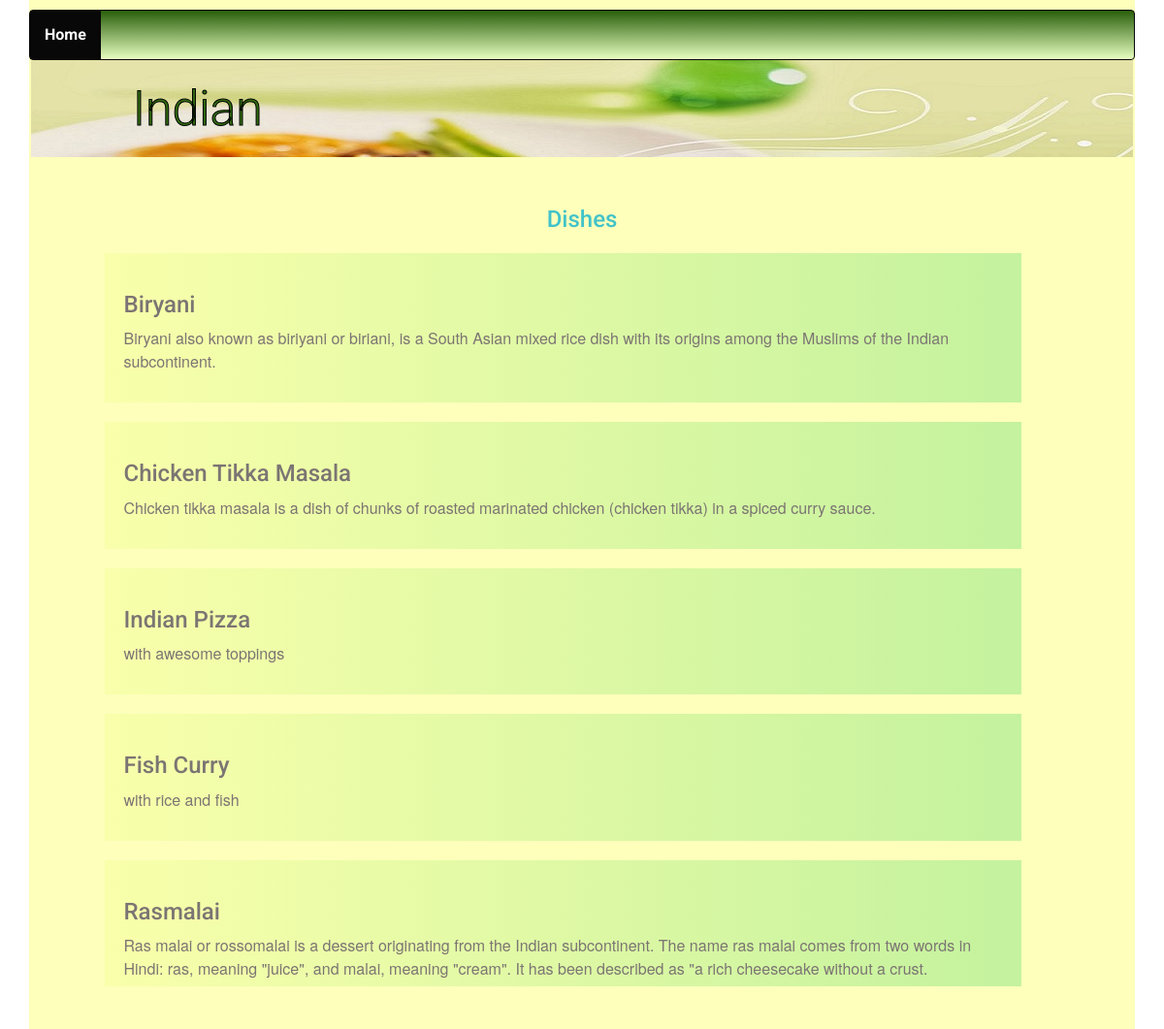
/cuisines/1/dish/, run on an earlier commit of the app's database.
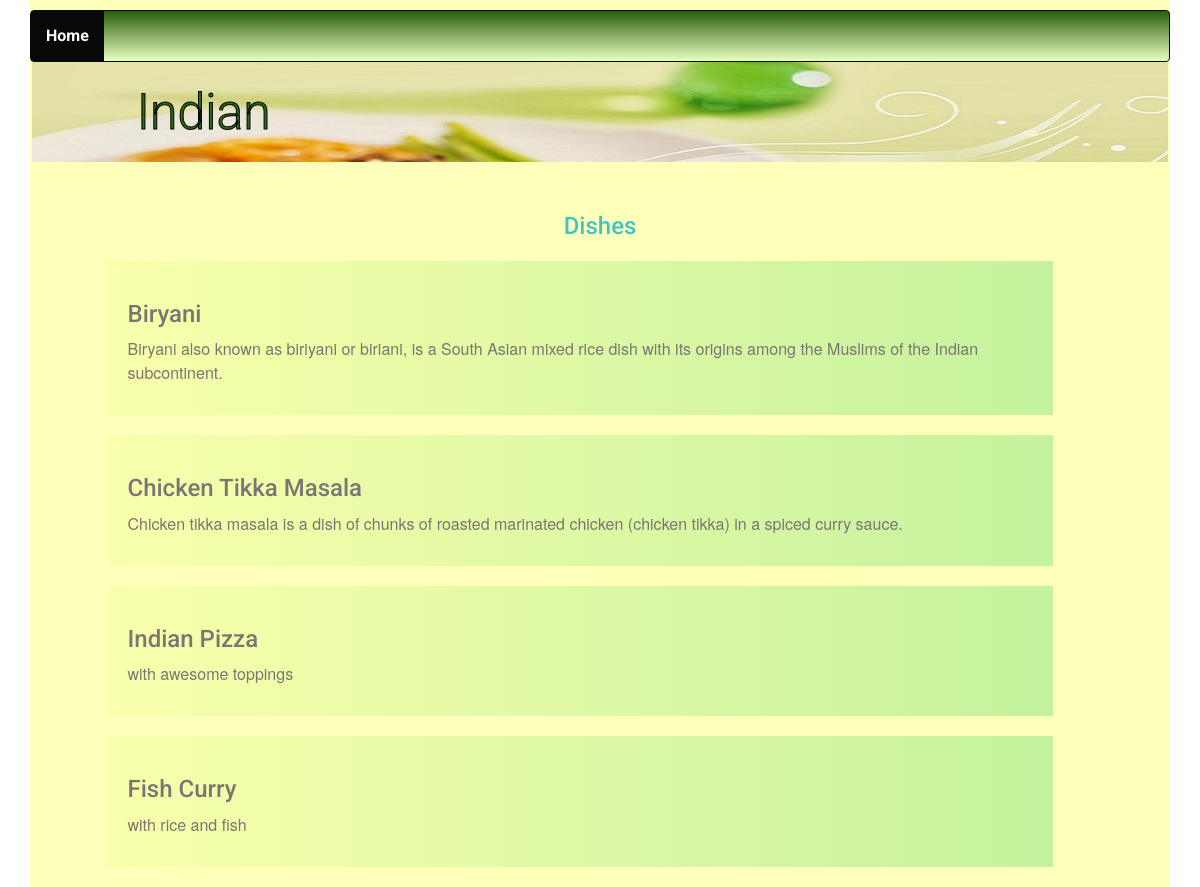
And on a later commit of the database.
### database_setup.py (models this page shows, shortened)
class Cuisine(Base):
    __tablename__ = 'cuisine'
    id = Column(Integer, primary_key=True)
    name = Column(String(250), nullable=False)
    user_id = Column(Integer, ForeignKey('user.id'))
    user = relationship(User)

class Dish(Base):
    __tablename__ = 'dish'
    id = Column(Integer, primary_key=True)
    name = Column(String(150), nullable=False)
    description = Column(String(300), nullable=False)
    picurl = Column(String(300), nullable=False)
    recipe = Column(String(2000), nullable=False)
    cuisine_id = Column(Integer,ForeignKey('cuisine.id'))
    cuisine = relationship(Cuisine)
    user_id = Column(Integer, ForeignKey('user.id'))
    user = relationship(User)
    created_on = Column(String(50), nullable=False)
    modified_on = Column(String(50), nullable=False)

### project.py (the view)
@app.route('/cuisines/<int:cuisine_id>/dish/')
def showDishes(cuisine_id):
    cuisine = session.query(Cuisine).filter_by(id=cuisine_id).one()
    dishes = session.query(Dish).filter_by(cuisine_id=cuisine_id).all()
    username = login_session.get('username')
    loginid = login_session.get('email')
    return render_template('cuisinedishes.html', items=dishes,
                           cuisine=cuisine, loggedusername=username,
                           loginid=loginid)

### templates/cuisinedishes.html (shortened to what this page needs)
{% extends "main.html" %}
{% block content %}
{% include "header.html" %}
	<div class="row banner main">
		<div class="col-md-11 col-md-offset-1 padding-none">
			<h1>{{ cuisine.name }}
			</h1>
		</div>
	</div>
<div class="row padding-top">
</div>
	{% if items !=[] %}
		<div class="row">
			<div class="col-md-1"></div>
			<div class="col-md-10">
				<h2>Dishes</h2>
					{% for i in items %}
						<a href = "{{url_for('showDescription', dish_id = i.id, cuisine_id = cuisine.id)}}">
							<div class="menu-item">
								<h3 id="dishname">{{i.name}}</h3>
								<p>{{i.description}}</p>
							</div>
						</a>
					{% endfor %}
			</div>
			<div class="col-md-1"></div>
		</div>
	{% endif %}
{% endblock %}

### templates/main.html (shortened to what this page needs)
<!DOCTYPE html>
<html lang="en">
   <head>
      <link rel="stylesheet" href="//netdna.bootstrapcdn.com/bootstrap/3.1.1/css/bootstrap.min.css">
      <link rel=stylesheet type=text/css href="{{ url_for('static', filename='styles1.css') }}">
   </head>
   <body>
      <div class="container">
         <div class="container-fluid">
            {% block content %}
            {% endblock %}
         </div>
      </div>
   </body>
</html>

### templates/header.html (shortened to what this page needs)
<div class="row">
    <div id="result" class="col-md-3">
    </div>
</div>
<nav class="navbar navbar-inverse">
    <ul class="nav navbar-nav">
        <li class="active"><a href="http://localhost:5000">Home</a></li>
        <li style="float:right;">
            <div class="col-md-1  text-right">
            </div>
        </li>
    </ul>
</nav>

### static/styles1.css (style rules this page uses)
* { font-family: "helvetica neue bold", roboto, helvetica, arial, sans-serif; font-weight: 700; }
h1 { font-family: "helvetica neue light", roboto, helvetica, arial, sans-serif; font-size: 50px; color: white; line-height: 60px; font-weight: 300; }
h2 { font-size: 24px; color: #42c3c9; line-height: 29px; }
html, body { min-height: 100%; }
p { font-family: "helvetica neue", roboto, helvetica, arial, sans-serif; font-size: 16px; color: #7b7573; line-height: 24px; font-weight: 400; }
h2 { text-align: center; }
a { font-size: 16px; color: #7b7573; line-height: 24px; }
.container-fluid { background-color: #fdffbb; border-style: 1 px solid #3b9700; min-height: 100vh; overflow-y: hidden; padding-left: 0px; padding-right: 0px; }
.padding-top { padding-top: 30px; }
.padding-none { padding: 0; }
.banner.main { background: url("/static/top-banner.jpg"); background-repeat: no-repeat; margin-left: 2px; margin-right: 2px; }
.banner h1 { margin: 10px 0; padding: 10px; color: #316d0f; -webkit-text-stroke-width: 1px; -webkit-text-stroke-color: black; }
.navbar { margin-bottom: 0px; }
.navbar-inverse .navbar-nav>li>a { color: black; }
.navbar-inverse { background: linear-gradient(to bottom, #285e0a 0%, #e8ffc0 100%); }
#result { padding-top: 10px; color: #1aa48b; }
.menu-item { background: linear-gradient(to right, #f9ffab 0%, #c4f29e 100%); padding: 20px; margin: 20px; margin-left: -20px; }

What changed in the data, as far as the page shows it:
removed Dish: name "Rasmalai", description "Ras malai or rossomalai is a dessert originating from the Indian subcontinent. The name ras malai comes from two words in Hindi: ras, meaning \"juice\", and malai, meaning \"cream\". It has been described as \"a rich cheesecake without a crust."
